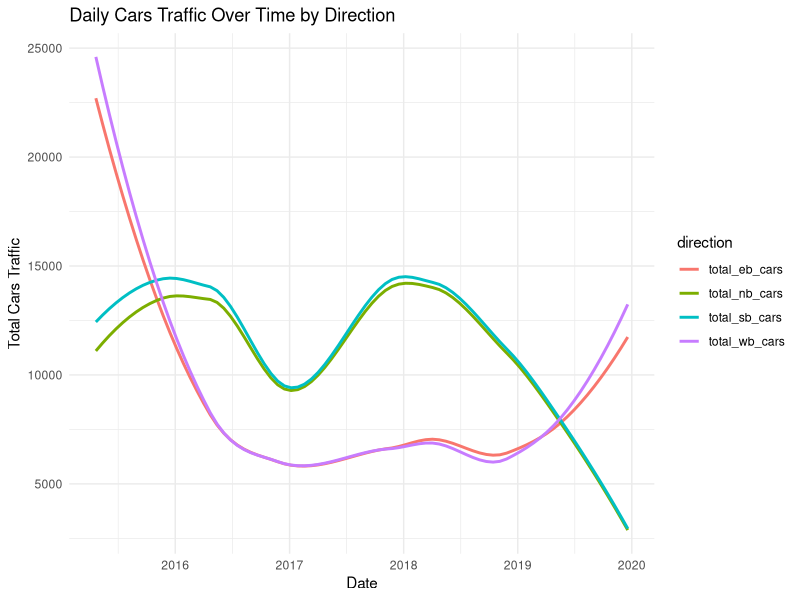
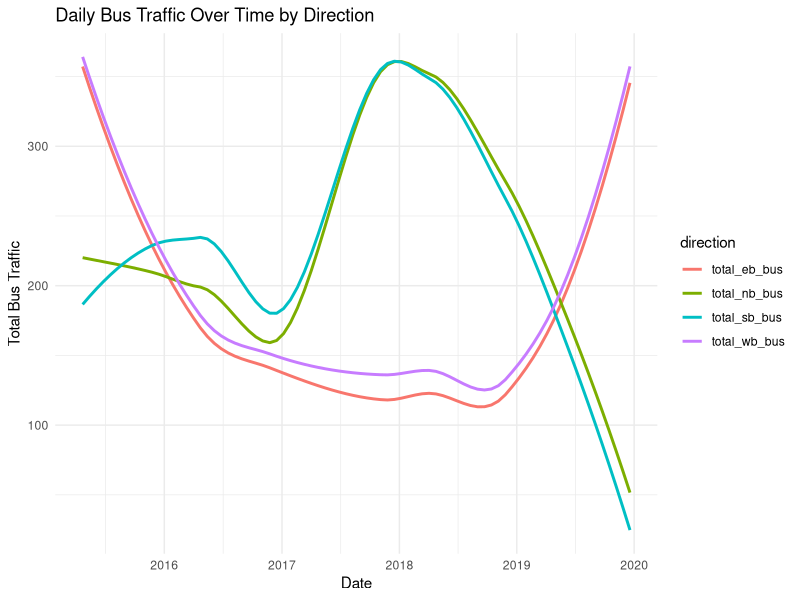
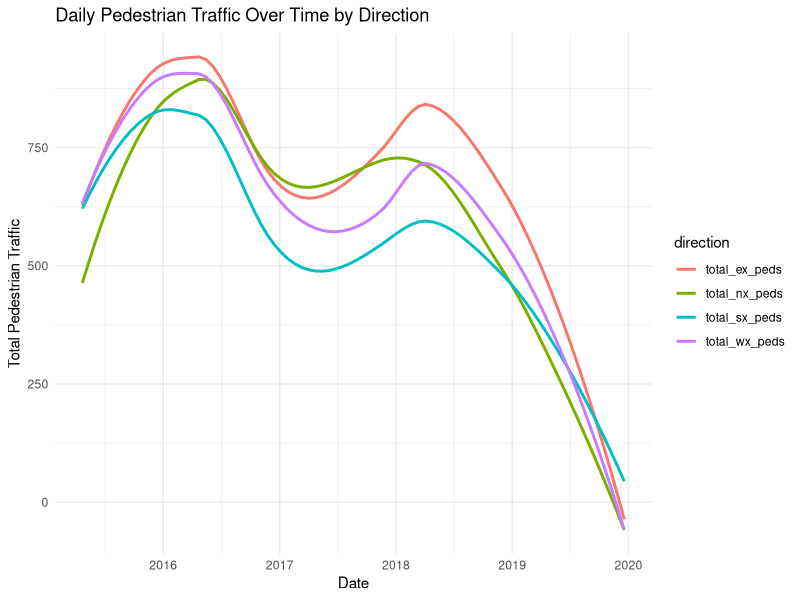
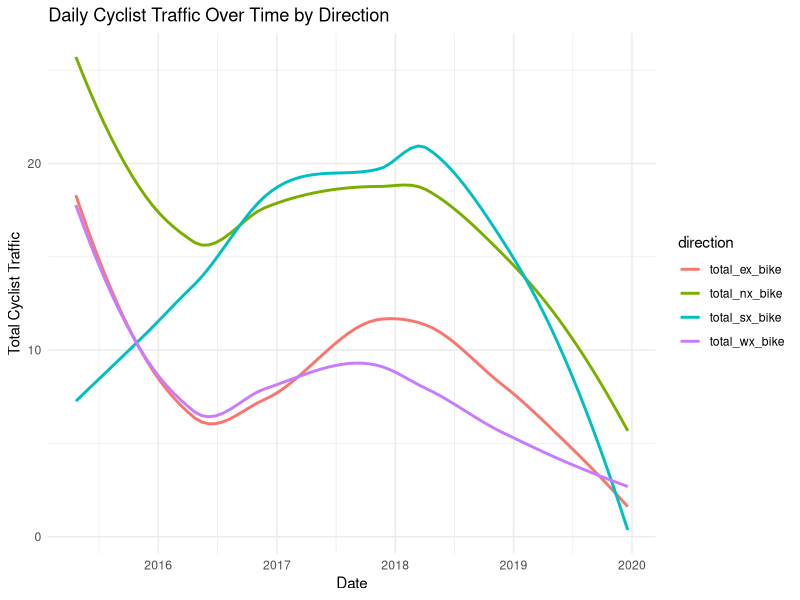
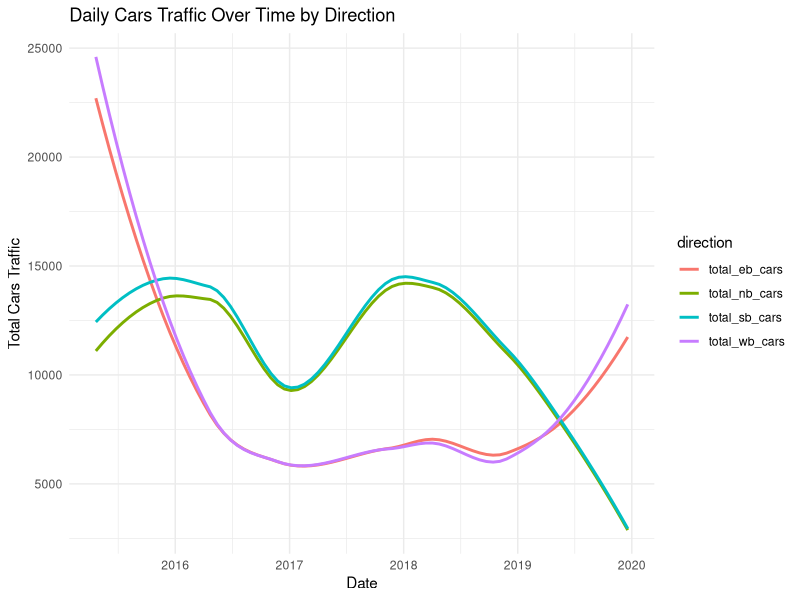
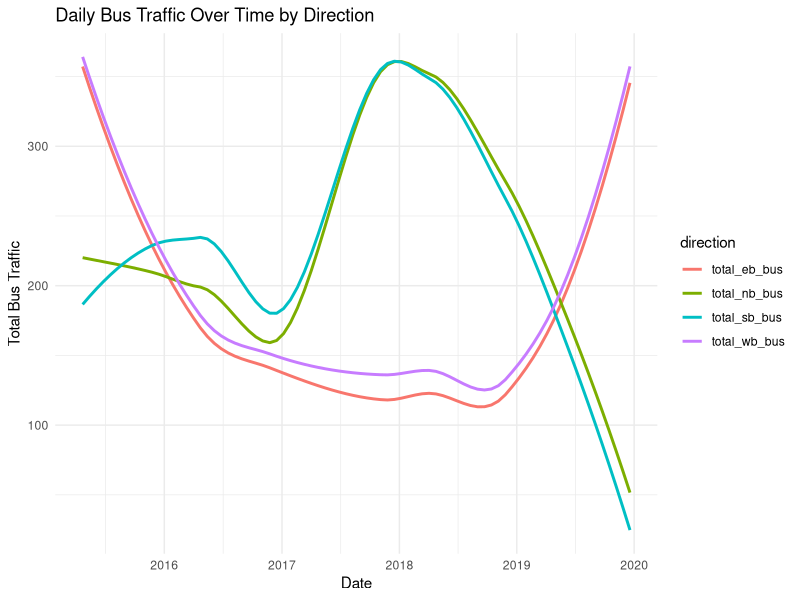
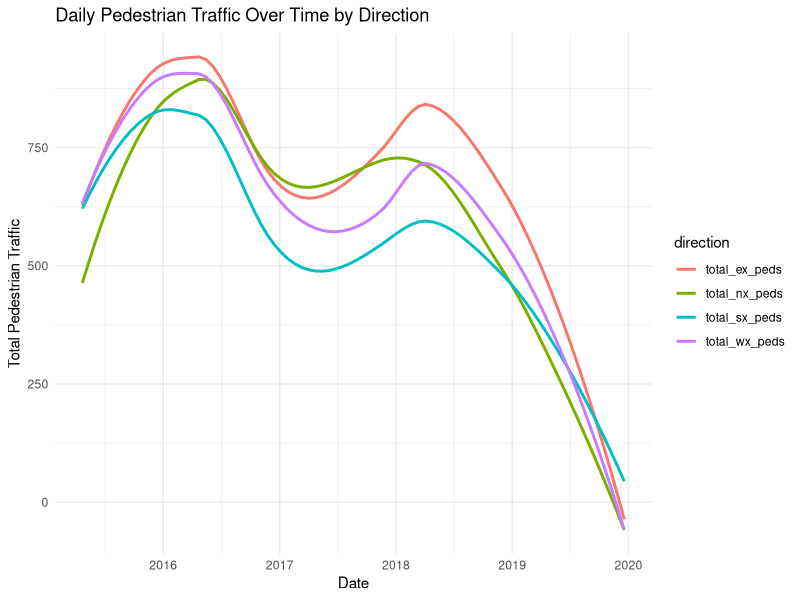
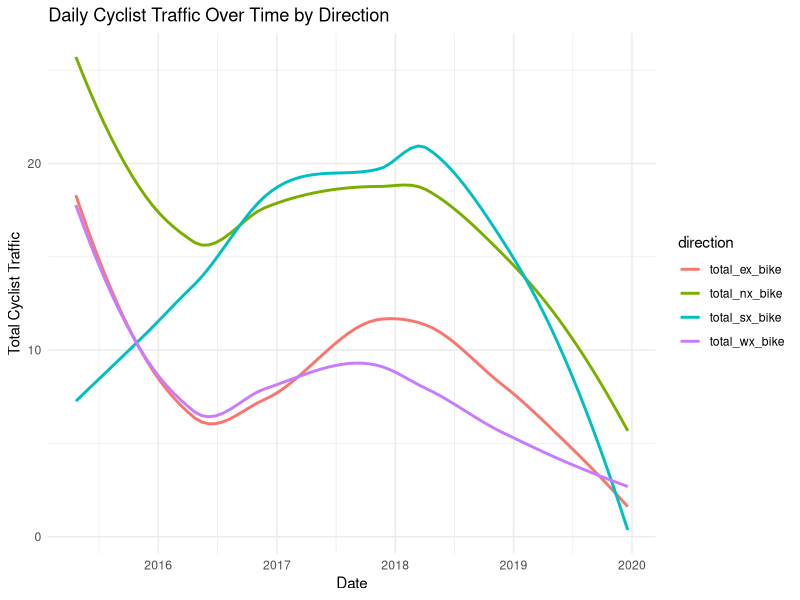

Reproduce these figures in R, in order. (Note: this script raises an error after producing the figures.)
#### Preamble ####
# Purpose: Exploration of the dataset to gather trends and determine appropriate models  
# Author: Maria Mangru
# Date: March 2024
# Contact:maria.mangru@mail.utoronto.ca
# License: MIT


#### Workspace setup ####
library(dplyr)
library(ggplot2)
library(tidyr)
library(readr)
library(here)

#### Creating Summary Statistics and Visualizations ####

# Load the cleaned data
cleaned_data <- read_csv(here("data", "analysis_data", "cleaned-data-2010-2019.csv"))

## Summary Statistics ###

# Generate summary statistics 
summary_stats <- cleaned_data %>%
  summarise(
    mean_daily_sb_cars = mean(daily_sb_cars, na.rm = TRUE),
    median_daily_sb_cars = median(daily_sb_cars, na.rm = TRUE),
    mean_daily_nb_cars = mean(daily_nb_cars, na.rm = TRUE),
    median_daily_nb_cars = median(daily_nb_cars, na.rm = TRUE),
    mean_daily_wb_cars = mean(daily_wb_cars, na.rm = TRUE),
    median_daily_wb_cars = median(daily_wb_cars, na.rm = TRUE),
    mean_daily_eb_cars = mean(daily_eb_cars, na.rm = TRUE),
    median_daily_eb_cars = median(daily_eb_cars, na.rm = TRUE),
    # Buses
    mean_daily_sb_bus = mean(daily_sb_bus, na.rm = TRUE),
    median_daily_sb_bus = median(daily_sb_bus, na.rm = TRUE),
    mean_daily_nb_bus = mean(daily_nb_bus, na.rm = TRUE),
    median_daily_nb_bus = median(daily_nb_bus, na.rm = TRUE),
    mean_daily_wb_bus = mean(daily_wb_bus, na.rm = TRUE),
    median_daily_wb_bus = median(daily_wb_bus, na.rm = TRUE),
    mean_daily_eb_bus = mean(daily_eb_bus, na.rm = TRUE),
    median_daily_eb_bus = median(daily_eb_bus, na.rm = TRUE),
    # Pedestrians
    mean_daily_nx_peds = mean(daily_nx_peds, na.rm = TRUE),
    median_daily_nx_peds = median(daily_nx_peds, na.rm = TRUE),
    mean_daily_sx_peds = mean(daily_sx_peds, na.rm = TRUE),
    median_daily_sx_peds = median(daily_sx_peds, na.rm = TRUE),
    mean_daily_ex_peds = mean(daily_ex_peds, na.rm = TRUE),
    median_daily_ex_peds = median(daily_ex_peds, na.rm = TRUE),
    mean_daily_wx_peds = mean(daily_wx_peds, na.rm = TRUE),
    median_daily_wx_peds = median(daily_wx_peds, na.rm = TRUE),
    # Bike
    mean_daily_nx_bike = mean(daily_nx_bike, na.rm = TRUE),
    median_daily_nx_bike = median(daily_nx_bike, na.rm = TRUE),
    mean_daily_sx_bike = mean(daily_sx_bike, na.rm = TRUE),
    median_daily_sx_bike = median(daily_sx_bike, na.rm = TRUE),
    mean_daily_ex_bike = mean(daily_ex_bike, na.rm = TRUE),
    median_daily_ex_bike = median(daily_ex_bike, na.rm = TRUE),
    mean_daily_wx_bike = mean(daily_wx_bike, na.rm = TRUE),
    median_daily_wx_bike = median(daily_wx_bike, na.rm = TRUE)
  )

# Print summary statistics
View(summary_stats)


## VISUALIZE DATA ##

## Car 
# Aggregate total car traffic in each direction by date and generate plot
line_graph_car <- cleaned_data %>%
  group_by(count_date) %>%
  summarise(
    total_sb_cars = sum(daily_sb_cars, na.rm = TRUE),
    total_nb_cars = sum(daily_nb_cars, na.rm = TRUE),
    total_eb_cars = sum(daily_eb_cars, na.rm = TRUE),
    total_wb_cars = sum(daily_wb_cars, na.rm = TRUE)
  ) %>%
  pivot_longer(cols = starts_with("total_"), names_to = "direction", values_to = "total_cars") %>%
  ggplot(aes(x = count_date, y = total_cars)) +
  geom_smooth(aes(color = direction), se = FALSE) +  
  labs(title = "Daily Cars Traffic Over Time by Direction",
       x = "Date",
       y = "Total Cars Traffic") +
  theme_minimal()

line_graph_car

# Save plot 
ggsave("./other/outputs/car_traffic_over_time.png", plot = line_graph_car, width = 12, height = 6, units = "in")

## Bus 
# Aggregate total bus traffic in each direction by date and generate plot
line_graph_buses <- cleaned_data %>%
  group_by(count_date) %>%
  summarise(
    total_sb_bus = sum(daily_sb_bus, na.rm = TRUE),
    total_nb_bus = sum(daily_nb_bus, na.rm = TRUE),
    total_eb_bus = sum(daily_eb_bus, na.rm = TRUE),
    total_wb_bus = sum(daily_wb_bus, na.rm = TRUE)
  ) %>%
  pivot_longer(cols = starts_with("total_"), names_to = "direction", values_to = "total_bus") %>%
  ggplot(aes(x = count_date, y = total_bus)) +
  geom_smooth(aes(color = direction), se = FALSE) +
  labs(title = "Daily Bus Traffic Over Time by Direction",
       x = "Date",
       y = "Total Bus Traffic") +
  theme_minimal()

line_graph_buses

# Save plot 
ggsave("./other/outputs/bus_traffic_over_time.png", plot = line_graph_buses, width = 12, height = 6, units = "in")

## Pedestrian
# Aggregate total pedestrian traffic in each direction by date and generate plot
line_graph_pedestrians <- cleaned_data %>%
  group_by(count_date) %>%
  summarise(
    total_nx_peds = sum(daily_nx_peds, na.rm = TRUE),
    total_sx_peds = sum(daily_sx_peds, na.rm = TRUE),
    total_ex_peds = sum(daily_ex_peds, na.rm = TRUE),
    total_wx_peds = sum(daily_wx_peds, na.rm = TRUE)
  ) %>%
  pivot_longer(cols = starts_with("total_"), names_to = "direction", values_to = "total_peds") %>%
  ggplot(aes(x = count_date, y = total_peds)) +
  geom_smooth(aes(color = direction), se = FALSE) +
  labs(title = "Daily Pedestrian Traffic Over Time by Direction",
       x = "Date",
       y = "Total Pedestrian Traffic") +
  theme_minimal()

line_graph_pedestrians

# Save plot 
ggsave("./other/outputs/pedestrian_traffic_over_time.png", plot = line_graph_pedestrians, width = 12, height = 6, units = "in")

## Bike
# Aggregate total bike traffic in each direction by date and generate plot
line_graph_cyclists <- cleaned_data %>%
  group_by(count_date) %>%
  summarise(
    total_nx_bike = sum(daily_nx_bike, na.rm = TRUE),
    total_sx_bike = sum(daily_sx_bike, na.rm = TRUE),
    total_ex_bike = sum(daily_ex_bike, na.rm = TRUE),
    total_wx_bike = sum(daily_wx_bike, na.rm = TRUE)
  ) %>%
  pivot_longer(cols = starts_with("total_"), names_to = "direction", values_to = "total_bike") %>%
  ggplot(aes(x = count_date, y = total_bike)) +
  geom_smooth(aes(color = direction), se = FALSE) +
  labs(title = "Daily Cyclist Traffic Over Time by Direction",
       x = "Date",
       y = "Total Cyclist Traffic") +
  theme_minimal()

line_graph_cyclists

# Save plot 
ggsave("./other/outputs/cyclist_traffic_over_time.png", plot = line_graph_cyclists, width = 12, height = 6, units = "in")

colnames(cleaned_data_2010_2019)
